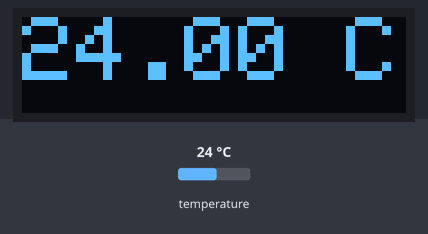
This sketch was run on a simulated Arduino Uno, built with avr-gcc and run on an emulated ATmega328P. Parts: 128×32 one-colour display. Inputs (shaded band) come from the test bench; at power-on: temperature 24 °C. What the sketch prints to the serial monitor is not drawn.

Above: at 2.3 s.
2.4 s: temperature set to 12 °C
At 4.3 s:
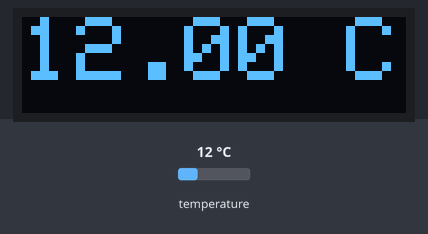
4.6 s: temperature set to 19 °C
At 5.5 s:
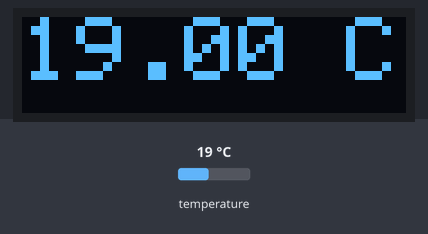
6.2 s: temperature set to 28 °C
At 7.6 s:
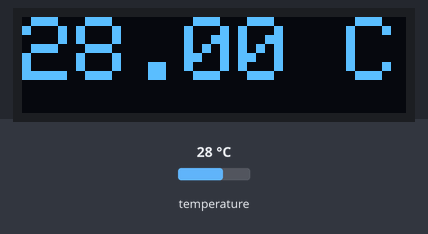
Timing chart, 0 to 9.2 s (numbered marks = the images above; inputs shaded):
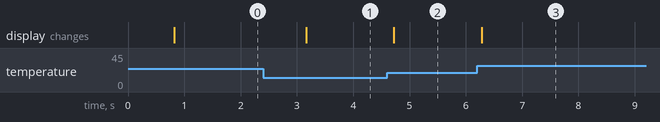

The sketch:

demo18b20.ino
```cpp
#include <SPI.h>
#include <Wire.h>
#include <Adafruit_SSD1306.h>
#include <OneWire.h>
#include <DallasTemperature.h>
#define ONE_WIRE_BUS 2

OneWire oneWire(ONE_WIRE_BUS);

DallasTemperature sensors(&oneWire);

#define SCREEN_WIDTH 128 // OLED display width, in pixels
#define SCREEN_HEIGHT 32 // OLED display height, in pixels
#define OLED_RESET     4 // Reset pin # (or -1 if sharing Arduino reset pin)
#define SCREEN_ADDRESS 0x3C ///< See datasheet for Address; 0x3D for 128x64, 0x3C for 128x32
Adafruit_SSD1306 display(SCREEN_WIDTH, SCREEN_HEIGHT, &Wire, OLED_RESET);


void setup() {
  Serial.begin(9600);

  // SSD1306_SWITCHCAPVCC = generate display voltage from 3.3V internally
  if(!display.begin(SSD1306_SWITCHCAPVCC, SCREEN_ADDRESS)) {
    Serial.println(F("SSD1306 allocation failed"));
    for(;;); // Don't proceed, loop forever
  }
  sensors.begin();
display.clearDisplay();

}

void loop() {
    sensors.requestTemperatures();
    float tempC = sensors.getTempCByIndex(0);
  Serial.println(tempC);
  display.setTextSize(3); // Draw 2X-scale text
  display.setTextColor(SSD1306_WHITE);
  display.setCursor(0, 0);
  display.println(String(tempC)+ " C");
  display.display();
  delay(1);
  display.clearDisplay();
}
```

Measured:
- after the input at 2.4 s, the display: changes after 0.76 s (image 1)
- after the input at 4.6 s, the display: changes after 0.12 s (image 2)
- after the input at 6.2 s, the display: changes after 0.08 s (image 3)
